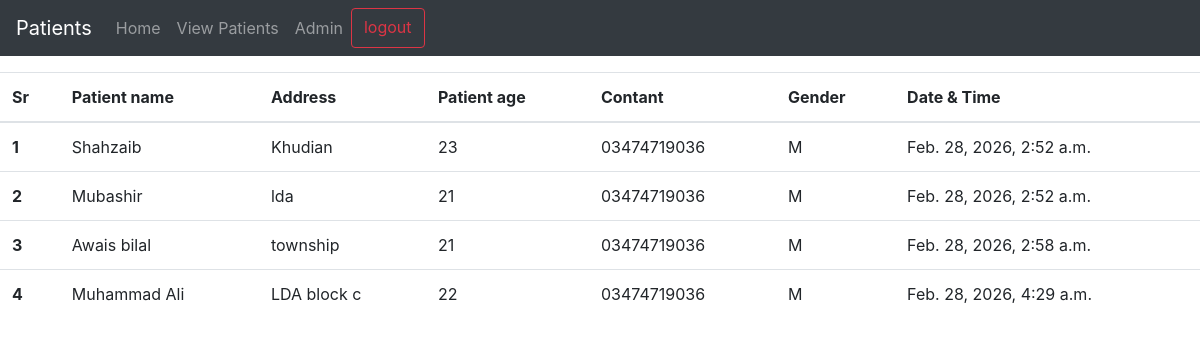
The app's page /view_patients/ (signed in) with its own data.
### b_auth/models.py (models this page shows, shortened)
class Patients(models.Model):
    user=models.ForeignKey(User,on_delete=models.SET_NULL,null=True,blank=True)
    patient_name=models.CharField(max_length=100)
    patient_age=models.IntegerField()
    choice=[
        ('M','Male'),
        ('F','Femle'),
        ('O','Other')
    ]
    gender=models.CharField(max_length=1,choices=choice)
    content=models.CharField(max_length=11)
    address=models.TextField()
    time=models.DateTimeField(default=timezone.now)

### b_auth/views.py (the view)
# urls.py: path('view_patients/',views.view_patient,name='view_patient'),
@login_required(login_url='/login/')
def view_patient(request):
    queryset=Patients.objects.all()
    context={'patients':queryset}
    return render(request,'view_patients.html',context)

### b_auth/templates/view_patients.html (shortened to what this page needs)
{% extends "base.html" %}
{% block content %}
<table class="table mt-3">
  <thead>
    <tr>
      <th scope="col">Sr</th>
      <th scope="col">Patient name</th>
      <th scope="col">Address</th>
      <th scope="col">Patient age</th>
      <th scope="col">Contant</th>
      <th scope="col">Gender</th>
      <th scope="col">Date & Time</th>
    </tr>
  </thead>
  <tbody>
    {% for patient in patients%}
    <tr>
      <th scope="row">{{forloop.counter}}</th>
      <td>{{patient.patient_name}}</td>
      <td>{{patient.address}}</td>
      <td>{{patient.patient_age}}</td>
      <td>{{patient.content}}</td>
      <td>{{patient.gender}}</td>
      <td>{{patient.time}}</td>
    </tr>
    {%endfor%}
  </tbody>
</table>
{% endblock content %}

### b_auth/templates/base.html (shortened to what this page needs)
{% load static %}
<!doctype html>
<html lang="en">
<head>
  <link rel="stylesheet" href="https://cdn.jsdelivr.net/npm/bootstrap@4.4.1/dist/css/bootstrap.min.css"
>
</head>
<body>
  <nav class="navbar navbar-expand-lg navbar-dark bg-dark px-3">
    <a class="navbar-brand fw-bold" href="/">Patients</a>
    <div class="collapse navbar-collapse" id="navbarNav">
      <ul class="navbar-nav ms-auto">
        <li class="nav-item">
          <a class="nav-link" href="/">Home</a>
        </li>
        <li class="nav-item">
          <a class="nav-link" href="/view_patients/">View Patients</a>
        </li>
        <li class="nav-item">
          <a class="nav-link" href="/admin/">Admin</a>
        </li>
        {% if request.user.is_authenticated %}
        <a href="/logout/" class="btn btn-outline-danger" type="submit">logout</a>
        {% else %}
        <li class="nav-item">
          <a class="nav-link btn btn-outline-success px-3 mx-1" href="/login/">Login</a>
        </li>
        {%endif%}
      </ul>
    </div>
  </nav>
  {% block content %}
  {% endblock content %}
</body>
</html>

### records on screen
Patients: patient_name "Shahzaib", address "Khudian", patient_age "23", content "03474719036", gender "M", time "Feb. 28, 2026, 2:52 a.m."
Patients: patient_name "Mubashir", address "lda", patient_age "21", content "03474719036", gender "M", time "Feb. 28, 2026, 2:52 a.m."
Patients: patient_name "Awais bilal", address "township", patient_age "21", content "03474719036", gender "M", time "Feb. 28, 2026, 2:58 a.m."
Patients: patient_name "Muhammad Ali", address "LDA block c", patient_age "22", content "03474719036", gender "M", time "Feb. 28, 2026, 4:29 a.m."
